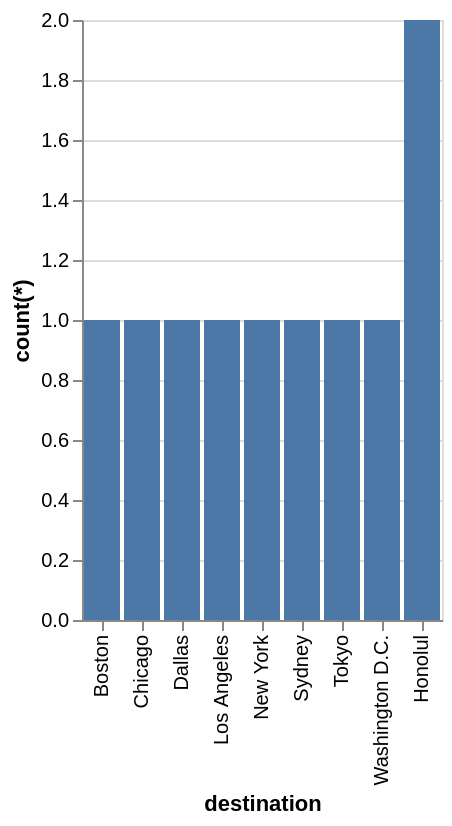

Vega-Lite specification for this chart:
### Vega-Lite specification from a JSON file in a GitHub repository (floating-point values rounded to 4 significant figures)
{"data": {"values": [{"x_data": "Boston", "y_data": 1}, {"x_data": "Chicago", "y_data": 1}, {"x_data": "Dallas", "y_data": 1}, {"x_data": "Los Angeles", "y_data": 1}, {"x_data": "New York", "y_data": 1}, {"x_data": "Sydney", "y_data": 1}, {"x_data": "Tokyo", "y_data": 1}, {"x_data": "Washington D.C.", "y_data": 1}, {"x_data": "Honolul", "y_data": 2}]}, "mark": "bar", "encoding": {"x": {"field": "x_data", "type": "nominal", "title": "destination", "sort": {"op": "sum", "field": "y_data", "order": "ascending"}}, "y": {"field": "y_data", "type": "quantitative", "title": "count(*)"}}}
